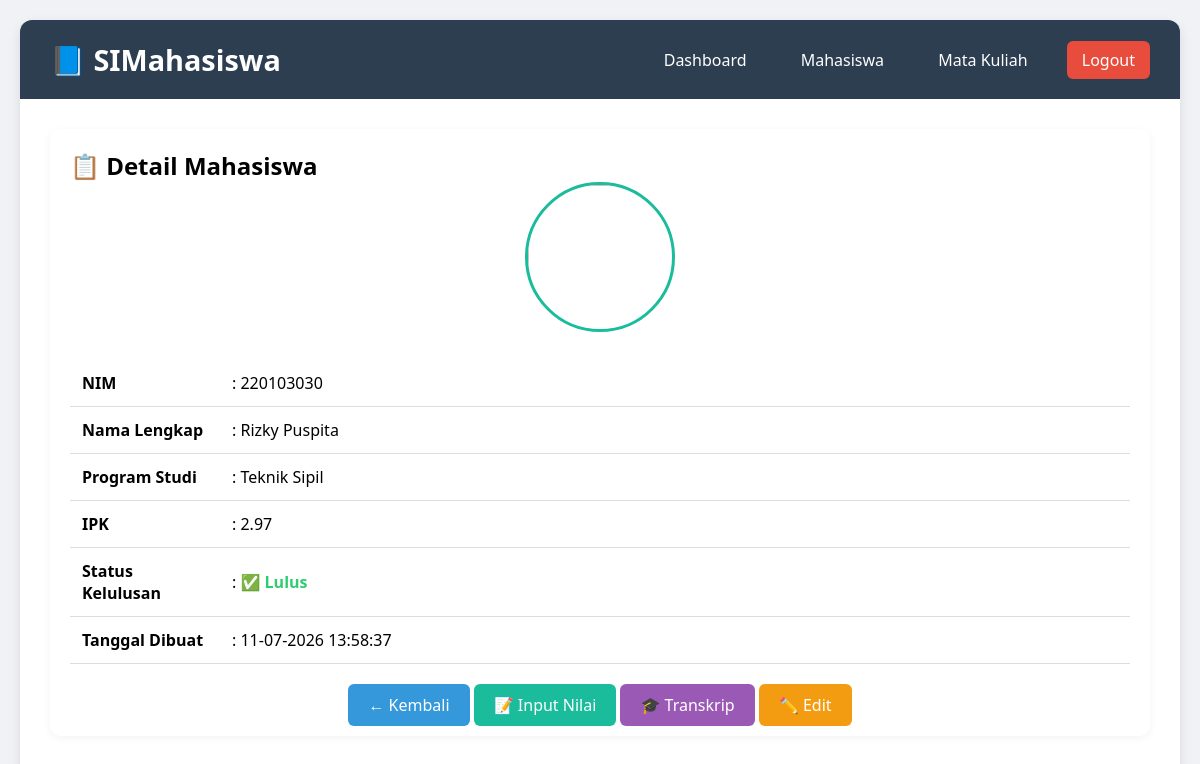
The app's page /detail.php?id=30 (signed in) with its own data.
### tables this page shows
CREATE TABLE IF NOT EXISTS mahasiswa (
    id INT AUTO_INCREMENT PRIMARY KEY,
    nim VARCHAR(20) UNIQUE NOT NULL,
    nama VARCHAR(100) NOT NULL,
    prodi VARCHAR(50) NOT NULL,
    ipk DECIMAL(3,2) NOT NULL DEFAULT 0.00,
    foto VARCHAR(255) DEFAULT NULL,
    created_at TIMESTAMP DEFAULT CURRENT_TIMESTAMP
);

### config/init.php (called while the page is built, shortened)
<?php
spl_autoload_register(function ($class) {
    $file = __DIR__ . '/../classes/' . $class . '.php';
});
require_once __DIR__ . '/../includes/functions.php';

### classes/Database.php (called while the page is built, shortened)
<?php
class Database
{
    private static ?Database $instance = null;
    private PDO $pdo;
    private function __construct()
    {
        $this->host     = getenv('DB_HOST') ?: 'localhost';
        $this->dbname   = getenv('DB_NAME') ?: 'si_mahasiswa';
        $this->username = getenv('DB_USER') ?: 'root';
        $this->password = getenv('DB_PASS') !== false ? getenv('DB_PASS') : '';
        try {
            $dsn = "mysql:host={$this->host};dbname={$this->dbname};charset=utf8mb4";
            $this->pdo = new PDO($dsn, $this->username, $this->password, [
                PDO::ATTR_ERRMODE            => PDO::ERRMODE_EXCEPTION,
                PDO::ATTR_DEFAULT_FETCH_MODE => PDO::FETCH_ASSOC,
            ]);
        } catch (PDOException $e) {
            die("Koneksi gagal: " . $e->getMessage());
        }
    }
    public static function getInstance(): Database
    {
        if (self::$instance === null) {
            self::$instance = new Database();
        }
        return self::$instance;
    }
    public function getConnection(): PDO
    {
        return $this->pdo;
    }
}

### classes/Mahasiswa.php (called while the page is built, shortened)
<?php
class Mahasiswa
{
    private PDO $db;
    public function __construct()
    {
        $this->db = Database::getInstance()->getConnection();
    }
    public function getById(int $id): ?array
    {
        $stmt = $this->db->prepare("SELECT * FROM mahasiswa WHERE id = ?");
        $stmt->execute([$id]);
        $row = $stmt->fetch();
        return $row ?: null;
    }
}

### includes/functions.php (called while the page is built, shortened)
<?php
function sanitizeOutput($data) {
    return htmlspecialchars($data, ENT_QUOTES, 'UTF-8');
}
?>

### detail.php (the view, shortened to what this page needs)
<?php
require_once 'config/init.php';
include 'includes/header.php';
$mahasiswaModel = new Mahasiswa();
$id = (int) ($_GET['id'] ?? 0);
$m  = $mahasiswaModel->getById($id);
$status      = $m['ipk'] >= 2.75 ? "✅ Lulus" : "❌ Belum Lulus";
$statusColor = $m['ipk'] >= 2.75 ? "#2ecc71" : "#e74c3c";
?>
<div class="card">
    <h2>📋 Detail Mahasiswa</h2>
    <div style="text-align: center; margin-bottom: 20px;">
        <img src="assets/uploads/<?= $m['foto'] ?: 'default.png' ?>"
             style="width: 150px; height: 150px; object-fit: cover; border-radius: 50%; border: 3px solid #1abc9c;">
    </div>
    <table style="width: 100%; margin-top: 20px;">
        <tr>
            <td style="width: 150px; font-weight: bold;">NIM</td>
            <td>: <?= sanitizeOutput($m['nim']) ?></td>
        </tr>
        <tr>
            <td style="font-weight: bold;">Nama Lengkap</td>
            <td>: <?= sanitizeOutput($m['nama']) ?></td>
        </tr>
        <tr>
            <td style="font-weight: bold;">Program Studi</td>
            <td>: <?= sanitizeOutput($m['prodi']) ?></td>
        </tr>
        <tr>
            <td style="font-weight: bold;">IPK</td>
            <td>: <?= number_format($m['ipk'], 2) ?></td>
        </tr>
        <tr>
            <td style="font-weight: bold;">Status Kelulusan</td>
            <td>: <span style="color: <?= $statusColor ?>; font-weight: bold;"><?= $status ?></span></td>
        </tr>
        <tr>
            <td style="font-weight: bold;">Tanggal Dibuat</td>
            <td>: <?= date('d-m-Y H:i:s', strtotime($m['created_at'])) ?></td>
        </tr>
    </table>
    <div style="margin-top: 30px; text-align: center;">
        <a href="mahasiswa.php" style="background: #3498db; color: white; padding: 10px 20px; text-decoration: none; border-radius: 6px;">← Kembali</a>
        <a href="nilai.php?id=<?= $m['id'] ?>" style="background: #1abc9c; color: white; padding: 10px 20px; text-decoration: none; border-radius: 6px;">📝 Input Nilai</a>
        <a href="transkrip.php?id=<?= $m['id'] ?>" style="background: #9b59b6; color: white; padding: 10px 20px; text-decoration: none; border-radius: 6px;">🎓 Transkrip</a>
        <a href="edit.php?id=<?= $m['id'] ?>" style="background: #f39c12; color: white; padding: 10px 20px; text-decoration: none; border-radius: 6px;">✏️ Edit</a>
    </div>
</div>
<?php include 'includes/footer.php'; ?>

### assets/css/style.css (style rules this page uses)
* { margin: 0; padding: 0; box-sizing: border-box; font-family: 'Segoe UI', Tahoma, Geneva, Verdana, sans-serif; }
body { background: #f0f2f5; padding: 20px; }
.card { background: white; border-radius: 10px; box-shadow: 0 2px 8px rgba(0,0,0,0.05); margin-bottom: 25px; padding: 20px; }
table { width: 100%; border-collapse: collapse; margin-top: 15px; }
th, td { text-align: left; padding: 12px; border-bottom: 1px solid #ddd; }

### records on screen
mahasiswa: nim "220103030", nama "Rizky Puspita", prodi "Teknik Sipil", ipk "2.97", ipk "✅ Lulus", created_at "11-07-2026 13:58:37"
